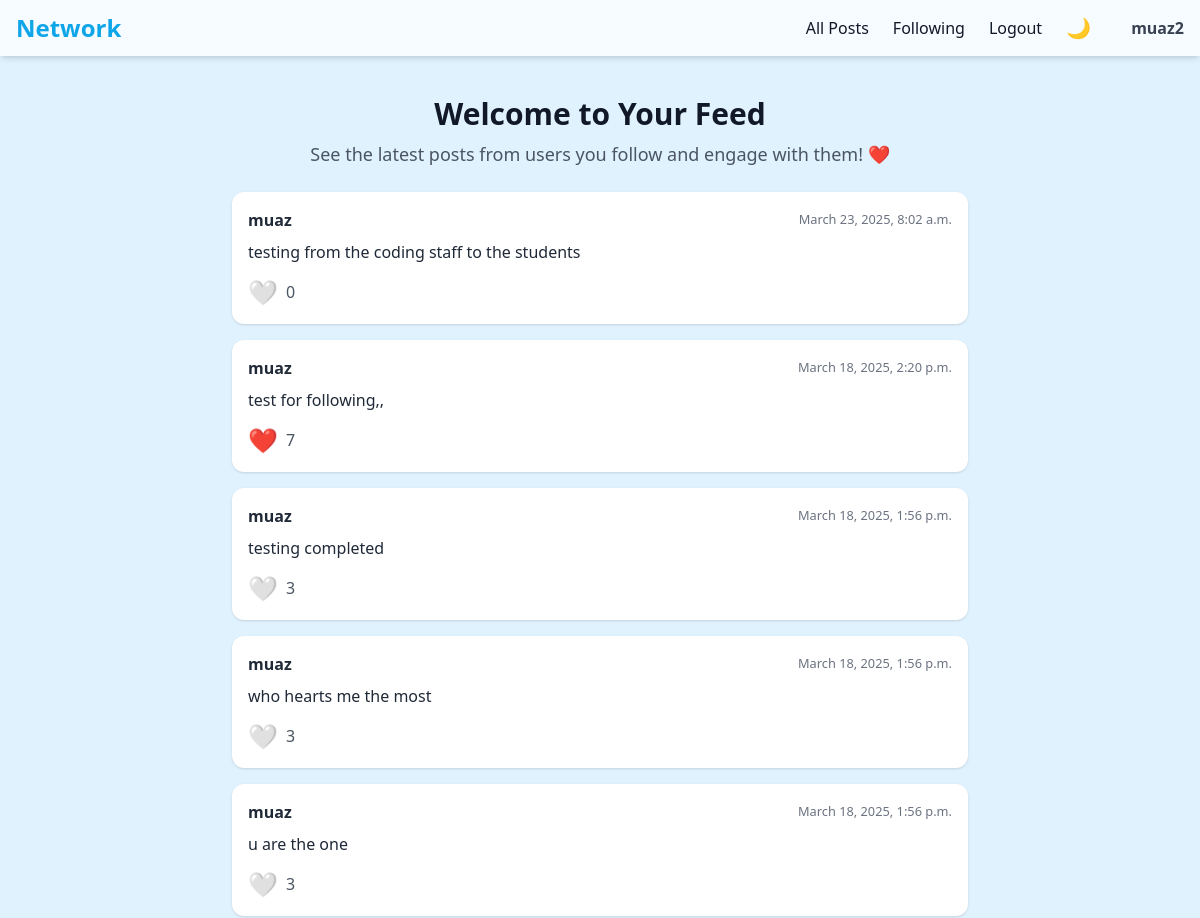
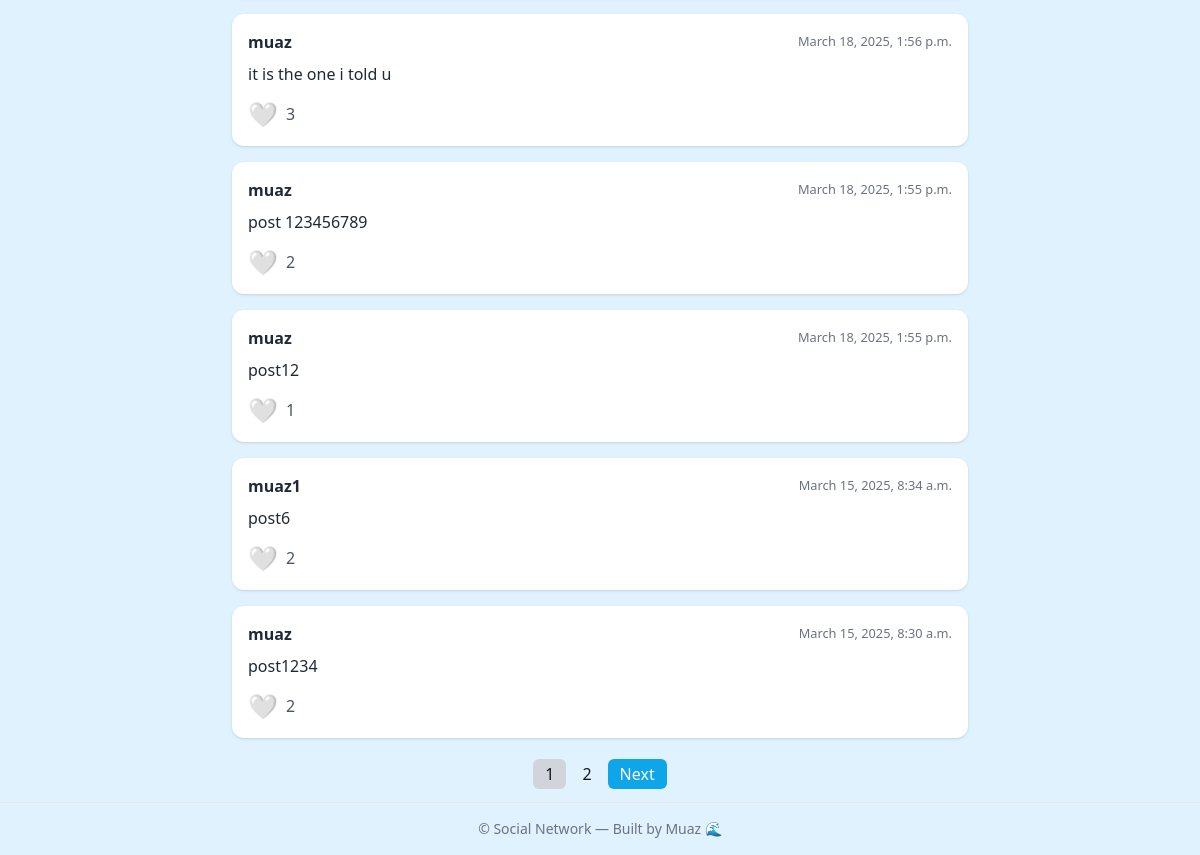
The app's page /following (signed in), older data (2 pictures, top to bottom).
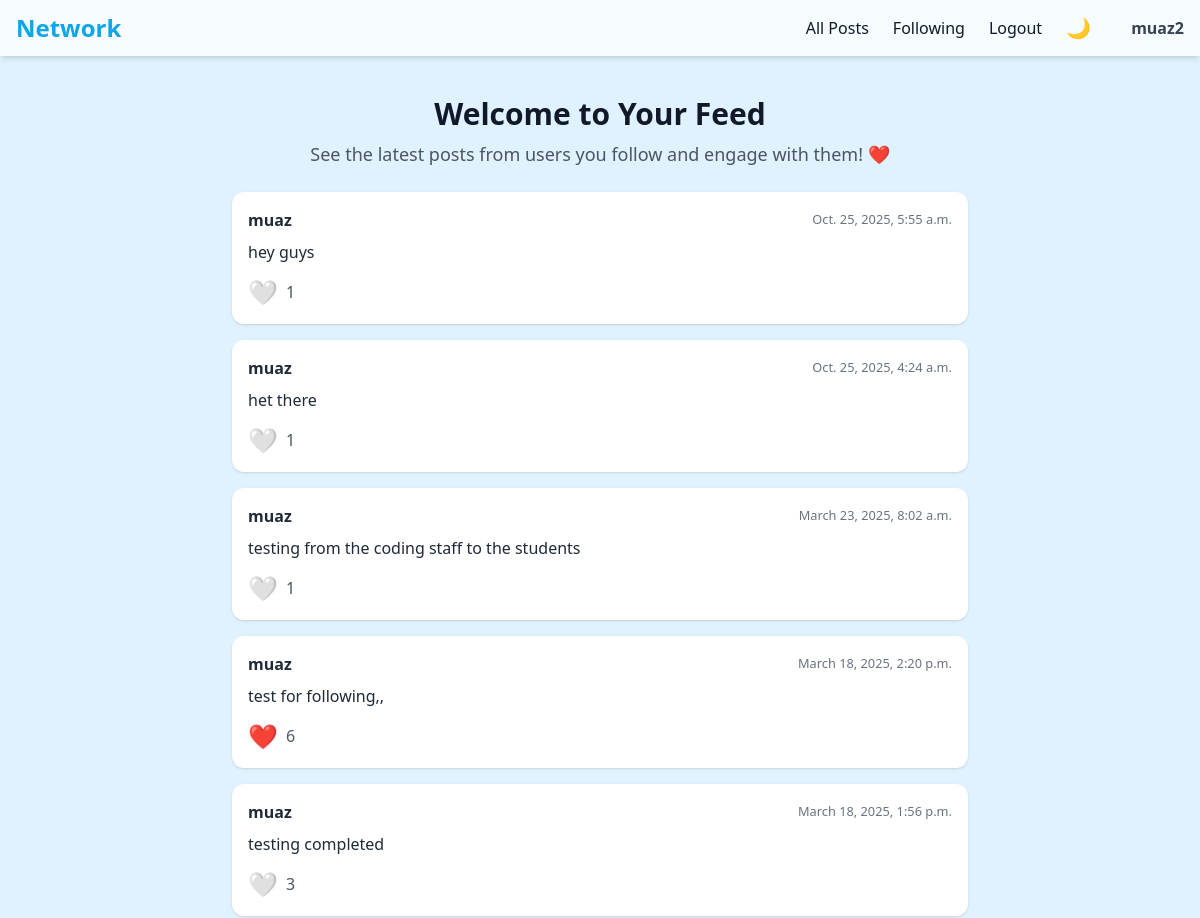
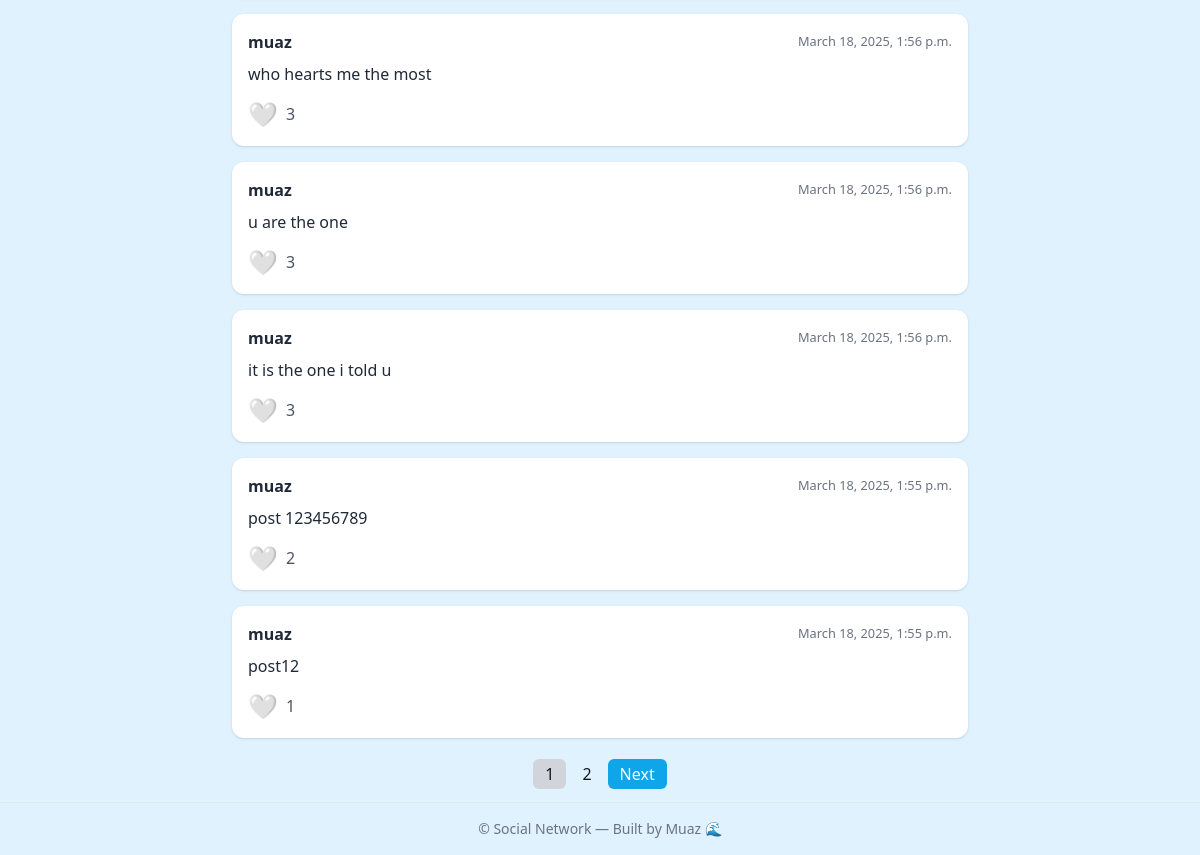
The same page, newer data (2 pictures, top to bottom).
### network/models.py (models this page shows)
class Posts(models.Model):
    newpost=models.TextField()
    creator=models.ForeignKey(User, on_delete=models.CASCADE,related_name="Allposts")
    likes = models.IntegerField(default=0)
    liked_by=models.ManyToManyField(User,related_name="likedpost",blank=True)
    timestamp= models.DateTimeField(auto_now_add=True)

class User(AbstractUser):
    pass

### network/views.py (the view)
# urls.py: path('following', views.following, name='following'),
def following(request):
    user = request.user
    allfollowings = user.followers.all()
    followed = [follow.following for follow in allfollowings]
    items= Posts.objects.filter(creator__in=followed).order_by('-timestamp')
    paginator=Paginator(items,10)
    page=request.GET.get('page', 1)
    query=paginator.get_page(page)
    return render(request, "network/following.html", {"query": query})

### network/templates/network/following.html (shortened to what this page needs)
{% extends "network/layout.html" %}
{% block body %}
<div class="max-w-3xl mx-auto mt-6">
    <div class="mb-6 text-center">
        <h1 class="text-3xl font-bold mb-2">Welcome to Your Feed</h1>
        <p class="text-gray-600 dark:text-gray-400 text-lg">See the latest posts from users you follow and engage with them! ❤️</p>
    </div>
    {% if query %}
        <div class="flex flex-col gap-4">
            {% for i in query %}
            <div class="bg-white dark:bg-[#1E293B] p-4 rounded-xl shadow hover:shadow-lg transition">
                <div class="flex justify-between items-center mb-2">
                    <a href="{% url 'profile' i.creator.id %}" class="font-semibold text-gray-800 dark:text-gray-100">{{ i.creator.username }}</a>
                    <small class="text-gray-500 dark:text-gray-400">{{ i.timestamp }}</small>
                </div>
                <p class="text-gray-800 dark:text-gray-200">{{ i.newpost }}</p>
                <div class="mt-3 flex items-center gap-2">
                    <button
                        class="like-button text-2xl focus:outline-none transition-colors duration-200"
                        data-post-id="{{ i.id }}"
                        {% if user in i.liked_by.all %}
                            style="color:red;"
                        {% else %}
                            style="color:white;"
                        {% endif %}
                    >
                        {% if user in i.liked_by.all %}
                            ❤️
                        {% else %}
                            🤍
                        {% endif %}
                    </button>
                    <span class="text-gray-600 dark:text-gray-400" id="likes-count-{{ i.id }}">{{ i.likes }}</span>
                </div>
            </div>
            {% endfor %}
        </div>
    {% else %}
        <p class="text-center text-gray-600 dark:text-gray-400 mt-6 text-lg">
            Your feed is currently empty. Start following users to see their posts here!
        </p>
    {% endif %}
    <div class="mt-6 flex justify-center">
        <nav>
            <ul class="flex gap-1">
                {% for page_num in query.paginator.page_range %}
                    {% if query.number == page_num %}
                    <li><span class="px-3 py-1 rounded-md bg-gray-300 dark:bg-gray-600">{{ page_num }}</span></li>
                    {% else %}
                    <li><a href="?page={{ page_num }}" class="px-3 py-1 rounded-md hover:bg-gray-200 dark:hover:bg-gray-700">{{ page_num }}</a></li>
                    {% endif %}
                {% endfor %}
                {% if query.has_next %}
                <li><a href="?page={{ query.next_page_number }}" class="px-3 py-1 rounded-md bg-[#0EA5E9] text-white hover:bg-[#0284C7]">Next</a></li>
                {% endif %}
            </ul>
        </nav>
    </div>
</div>
{% endblock %}

Row changes from the older to the newer data that the page shows:
no longer on this page (row unchanged): Posts: creator.username "muaz1", timestamp "March 15, 2025, 8:34 a.m.", newpost "post6", likes "2"
no longer on this page (row unchanged): Posts: creator.username "muaz", timestamp "March 15, 2025, 8:30 a.m.", newpost "post1234", likes "2"
added Posts: creator.username "muaz", timestamp "Oct. 25, 2025, 5:55 a.m.", newpost "hey guys", likes "1"
added Posts: creator.username "muaz", timestamp "Oct. 25, 2025, 4:24 a.m.", newpost "het there", likes "1"
changed Posts "testing from the coding staff to the students": likes "0" → "1"
changed Posts "test for following,,": likes "7" → "6"
